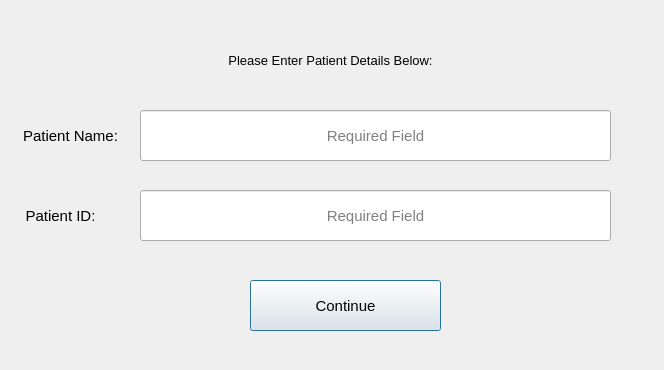
<?xml version="1.0" encoding="UTF-8"?>
<ui version="4.0">
 <class>Dialog</class>
 <widget class="QDialog" name="Dialog">
  <property name="geometry">
   <rect>
    <x>0</x>
    <y>0</y>
    <width>664</width>
    <height>370</height>
   </rect>
  </property>
  <property name="windowTitle">
   <string>Gait and Kyphosis Analyzer</string>
  </property>
  <widget class="QLabel" name="label">
   <property name="geometry">
    <rect>
     <x>0</x>
     <y>110</y>
     <width>141</width>
     <height>51</height>
    </rect>
   </property>
   <property name="font">
    <font>
     <pointsize>11</pointsize>
    </font>
   </property>
   <property name="text">
    <string>Patient Name:</string>
   </property>
   <property name="alignment">
    <set>Qt::AlignCenter</set>
   </property>
  </widget>
  <widget class="QLabel" name="label_2">
   <property name="geometry">
    <rect>
     <x>-10</x>
     <y>190</y>
     <width>141</width>
     <height>51</height>
    </rect>
   </property>
   <property name="font">
    <font>
     <pointsize>11</pointsize>
    </font>
   </property>
   <property name="text">
    <string>Patient ID:</string>
   </property>
   <property name="alignment">
    <set>Qt::AlignCenter</set>
   </property>
  </widget>
  <widget class="QLineEdit" name="lineEdit">
   <property name="geometry">
    <rect>
     <x>140</x>
     <y>110</y>
     <width>471</width>
     <height>51</height>
    </rect>
   </property>
   <property name="font">
    <font>
     <pointsize>11</pointsize>
    </font>
   </property>
   <property name="text">
    <string/>
   </property>
   <property name="alignment">
    <set>Qt::AlignCenter</set>
   </property>
   <property name="placeholderText">
    <string>Required Field</string>
   </property>
   <property name="clearButtonEnabled">
    <bool>true</bool>
   </property>
  </widget>
  <widget class="QLineEdit" name="lineEdit_2">
   <property name="geometry">
    <rect>
     <x>140</x>
     <y>190</y>
     <width>471</width>
     <height>51</height>
    </rect>
   </property>
   <property name="font">
    <font>
     <pointsize>11</pointsize>
    </font>
   </property>
   <property name="text">
    <string/>
   </property>
   <property name="alignment">
    <set>Qt::AlignCenter</set>
   </property>
   <property name="readOnly">
    <bool>false</bool>
   </property>
   <property name="placeholderText">
    <string>Required Field</string>
   </property>
   <property name="clearButtonEnabled">
    <bool>true</bool>
   </property>
  </widget>
  <widget class="QPushButton" name="pushButton_2">
   <property name="geometry">
    <rect>
     <x>250</x>
     <y>280</y>
     <width>191</width>
     <height>51</height>
    </rect>
   </property>
   <property name="font">
    <font>
     <pointsize>11</pointsize>
    </font>
   </property>
   <property name="text">
    <string>Continue</string>
   </property>
  </widget>
  <widget class="QLabel" name="label_3">
   <property name="geometry">
    <rect>
     <x>10</x>
     <y>30</y>
     <width>641</width>
     <height>61</height>
    </rect>
   </property>
   <property name="font">
    <font>
     <pointsize>10</pointsize>
    </font>
   </property>
   <property name="text">
    <string>Please Enter Patient Details Below:</string>
   </property>
   <property name="alignment">
    <set>Qt::AlignCenter</set>
   </property>
   <property name="wordWrap">
    <bool>true</bool>
   </property>
  </widget>
 </widget>
 <resources/>
 <connections/>
</ui>
